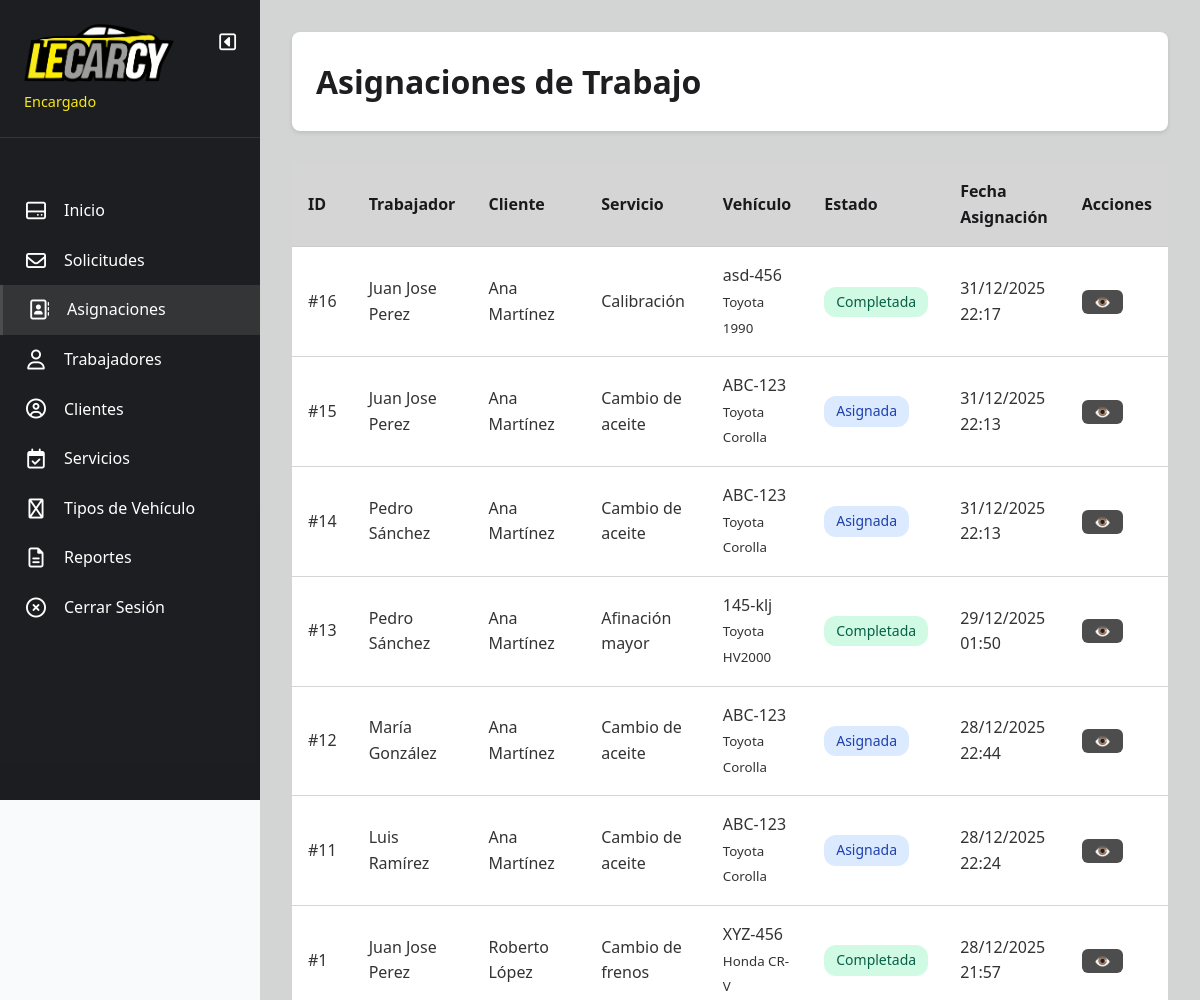
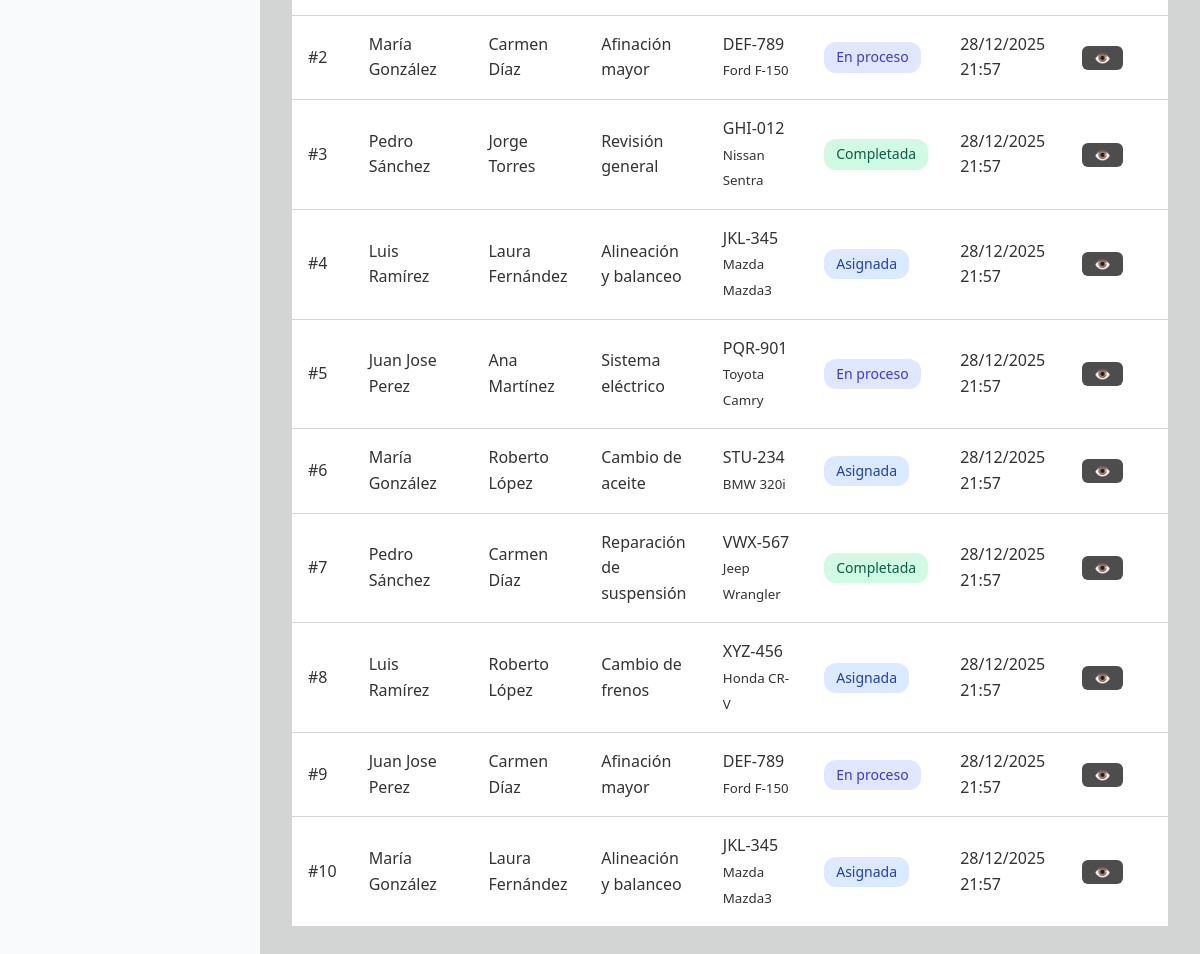
Page /mi_sistema/encargado/asignaciones.php (signed in) on the committed database (2 pictures, top to bottom).
### tables this page shows
CREATE TABLE `asignaciones` (
  `id` int(11) NOT NULL AUTO_INCREMENT,
  `solicitud_id` int(11) NOT NULL,
  `trabajador_id` int(11) NOT NULL,
  `encargado_id` int(11) NOT NULL,
  `fecha_asignacion` datetime DEFAULT current_timestamp(),
  `fecha_inicio` datetime DEFAULT NULL,
  `fecha_finalizacion` datetime DEFAULT NULL,
  `estado` enum('asignada','en_proceso','completada','cancelada') DEFAULT 'asignada',
  `observaciones` text DEFAULT NULL,
  PRIMARY KEY (`id`),
  KEY `solicitud_id` (`solicitud_id`),
  KEY `trabajador_id` (`trabajador_id`),
  KEY `encargado_id` (`encargado_id`),
  CONSTRAINT `asignaciones_ibfk_1` FOREIGN KEY (`solicitud_id`) REFERENCES `solicitudes` (`id`),
  CONSTRAINT `asignaciones_ibfk_2` FOREIGN KEY (`trabajador_id`) REFERENCES `usuarios` (`id`),
  CONSTRAINT `asignaciones_ibfk_3` FOREIGN KEY (`encargado_id`) REFERENCES `usuarios` (`id`)
);

CREATE TABLE `usuarios` (
  `id` int(11) NOT NULL AUTO_INCREMENT,
  `nombre` varchar(100) NOT NULL,
  `email` varchar(100) NOT NULL,
  `password` varchar(255) NOT NULL,
  `telefono` varchar(20) DEFAULT NULL,
  `rol_id` int(11) NOT NULL,
  `fecha_registro` datetime DEFAULT current_timestamp(),
  `activo` tinyint(1) DEFAULT 1,
  PRIMARY KEY (`id`),
  UNIQUE KEY `email` (`email`),
  KEY `rol_id` (`rol_id`),
  CONSTRAINT `usuarios_ibfk_1` FOREIGN KEY (`rol_id`) REFERENCES `roles` (`id`)
);

CREATE TABLE `servicios` (
  `id` int(11) NOT NULL AUTO_INCREMENT,
  `nombre` varchar(100) NOT NULL,
  `descripcion` text DEFAULT NULL,
  `precio_estimado` decimal(10,2) DEFAULT NULL,
  `duracion_estimada` int(11) DEFAULT NULL COMMENT 'Duración en horas',
  `fecha_creacion` datetime DEFAULT current_timestamp(),
  PRIMARY KEY (`id`)
);

CREATE TABLE `solicitudes` (
  `id` int(11) NOT NULL AUTO_INCREMENT,
  `cliente_id` int(11) NOT NULL,
  `tipo_vehiculo_id` int(11) NOT NULL,
  `servicio_id` int(11) NOT NULL,
  `marca_vehiculo` varchar(50) DEFAULT NULL,
  `modelo_vehiculo` varchar(50) DEFAULT NULL,
  `año_vehiculo` int(11) DEFAULT NULL,
  `placa_vehiculo` varchar(20) DEFAULT NULL,
  `descripcion_problema` text DEFAULT NULL,
  `estado` enum('pendiente','asignada','en_proceso','completada','cancelada') DEFAULT 'pendiente',
  `fecha_solicitud` datetime DEFAULT current_timestamp(),
  `fecha_actualizacion` datetime DEFAULT current_timestamp() ON UPDATE current_timestamp(),
  PRIMARY KEY (`id`),
  KEY `cliente_id` (`cliente_id`),
  KEY `tipo_vehiculo_id` (`tipo_vehiculo_id`),
  KEY `servicio_id` (`servicio_id`),
  CONSTRAINT `solicitudes_ibfk_1` FOREIGN KEY (`cliente_id`) REFERENCES `usuarios` (`id`),
  CONSTRAINT `solicitudes_ibfk_2` FOREIGN KEY (`tipo_vehiculo_id`) REFERENCES `tipos_vehiculo` (`id`),
  CONSTRAINT `solicitudes_ibfk_3` FOREIGN KEY (`servicio_id`) REFERENCES `servicios` (`id`)
);

### mi_sistema/encargado/asignaciones.php (the view, shortened to what this page needs)
<?php
$db = Database::getInstance()->getConnection();
$stmt = $db->query("
    SELECT a.*, s.placa_vehiculo, s.marca_vehiculo, s.modelo_vehiculo,
           t.nombre as trabajador_nombre, c.nombre as cliente_nombre,
           srv.nombre as servicio_nombre
    FROM asignaciones a
    INNER JOIN solicitudes s ON a.solicitud_id = s.id
    INNER JOIN usuarios t ON a.trabajador_id = t.id
    INNER JOIN usuarios c ON s.cliente_id = c.id
    INNER JOIN servicios srv ON s.servicio_id = srv.id
    ORDER BY a.fecha_asignacion DESC
");
$asignaciones = $stmt->fetchAll();
?>
<!DOCTYPE html>
<html lang="es">
<head>
    <link rel="stylesheet" href="../assets/css/styles.css">
</head>
<body>
    <div class="dashboard-container">
        <?php include 'includes/sidebar.php'; ?>
        <main class="main-content">
            <header class="content-header">
                <h1>Asignaciones de Trabajo</h1>
            </header>
            <div class="table-container">
                <table>
                    <thead>
                        <tr>
                            <th>ID</th>
                            <th>Trabajador</th>
                            <th>Cliente</th>
                            <th>Servicio</th>
                            <th>Vehículo</th>
                            <th>Estado</th>
                            <th>Fecha Asignación</th>
                            <th>Acciones</th>
                        </tr>
                    </thead>
                    <tbody>
                        <?php foreach ($asignaciones as $asig): ?>
                            <tr>
                                <td>#<?php echo $asig['id']; ?></td>
                                <td><?php echo htmlspecialchars($asig['trabajador_nombre']); ?></td>
                                <td><?php echo htmlspecialchars($asig['cliente_nombre']); ?></td>
                                <td><?php echo htmlspecialchars($asig['servicio_nombre']); ?></td>
                                <td><?php echo htmlspecialchars($asig['placa_vehiculo']); ?><br>
                                    <small><?php echo htmlspecialchars($asig['marca_vehiculo'] . ' ' . $asig['modelo_vehiculo']); ?></small>
                                </td>
                                <td><span
                                        class="badge badge-<?php echo $asig['estado']; ?>"><?php echo ucfirst(str_replace('_', ' ', $asig['estado'])); ?></span>
                                </td>
                                <td><?php echo date('d/m/Y H:i', strtotime($asig['fecha_asignacion'])); ?></td>
                                <td>
                                    <button class="btn btn-sm btn-info"
                                        onclick='verAsignacion(<?php echo json_encode($asig); ?>)'>👁️</button>
                                </td>
                            </tr>
                        <?php endforeach; ?>
                    </tbody>
                </table>
            </div>
        </main>
    </div>
</body>
</html>

### mi_sistema/encargado/includes/sidebar.php (shortened to what this page needs)
<aside class="sidebar" id="sidebar">
    <div class="sidebar-header">
        <div class="logo-container">
            <img src="../assets/img/sector1.png" alt="Logo" width="150px">
        </div>
        <p class="amarillo role-text">Encargado</p>
        <button id="sidebarToggle" class="sidebar-toggle">
            <i class="fa-regular fa-square-caret-left"></i>
        </button>
    </div>
    <nav class="sidebar-nav">
        <a href="dashboard.php"
            class="nav-item <?php echo basename($_SERVER['PHP_SELF']) == 'dashboard.php' ? 'active' : ''; ?>">
            <i class="fa-regular fa-hard-drive"></i>
            <span class="nav-text">Inicio</span>
        </a>
        <a href="solicitudes.php"
            class="nav-item <?php echo basename($_SERVER['PHP_SELF']) == 'solicitudes.php' ? 'active' : ''; ?>">
            <i class="fa-regular fa-envelope"></i>
            <span class="nav-text">Solicitudes</span>
        </a>
        <a href="asignaciones.php"
            class="nav-item <?php echo basename($_SERVER['PHP_SELF']) == 'asignaciones.php' ? 'active' : ''; ?>">
            <i class="fa-regular fa-address-book"></i>
            <span class="nav-text">Asignaciones</span>
        </a>
        <a href="trabajadores.php"
            class="nav-item <?php echo basename($_SERVER['PHP_SELF']) == 'trabajadores.php' ? 'active' : ''; ?>">
            <i class="fa-regular fa-user"></i>
            <span class="nav-text">Trabajadores</span>
        </a>
        <a href="clientes.php"
            class="nav-item <?php echo basename($_SERVER['PHP_SELF']) == 'clientes.php' ? 'active' : ''; ?>">
            <i class="fa-regular fa-circle-user"></i>
            <span class="nav-text">Clientes</span>
        </a>
        <a href="servicios.php"
            class="nav-item <?php echo basename($_SERVER['PHP_SELF']) == 'servicios.php' ? 'active' : ''; ?>">
            <i class="fa-regular fa-calendar-check"></i>
            <span class="nav-text">Servicios</span>
        </a>
        <a href="vehiculos.php"
            class="nav-item <?php echo basename($_SERVER['PHP_SELF']) == 'vehiculos.php' ? 'active' : ''; ?>">
            <i class="fa-regular fa-truck"></i>
            <span class="nav-text">Tipos de Vehículo</span>
        </a>
        <a href="reportes.php"
            class="nav-item <?php echo basename($_SERVER['PHP_SELF']) == 'reportes.php' ? 'active' : ''; ?>">
            <i class="fa-regular fa-file-lines"></i>
            <span class="nav-text">Reportes</span>
        </a>
        <a href="../logout.php" class="nav-item">
            <i class="fa-regular fa-circle-xmark"></i>
            <span class="nav-text">Cerrar Sesión</span>
        </a>
    </nav>
</aside>

### mi_sistema/assets/css/styles.css (style rules this page uses)
* { margin: 0; padding: 0; box-sizing: border-box; }
:root { --primary: #4D4D4D; --secondary: #64748b; --success: #10b981; --warning: #f59e0b; --danger: #ef4444; --info: #4D4D4D; --dark: #040508e5; --light: #c9c9c9c5; --white: #ffffff; --amarillo: #f8ea1b; }
body { font-family: 'Segoe UI', Tahoma, Geneva, Verdana, sans-serif; line-height: 1.6; color: #333; background-color: #f8fafc; }
.dashboard-container { display: flex; min-height: 100vh; }
.sidebar { width: 260px; background: var(--dark); color: var(--white); padding: 0; position: fixed; height: 100vh; overflow-y: auto; }
.sidebar-header { padding: 1.5rem; border-bottom: 1px solid rgba(255, 255, 255, 0.1); }
.sidebar-nav { padding: 1rem 0; }
.nav-item { display: block; padding: 0.75rem 1.5rem; color: var(--white); text-decoration: none; transition: background 0.3s; }
.nav-item:hover, .nav-item.active { background: rgba(255, 255, 255, 0.1); border-left: 3px solid var(--primary); }
.main-content { flex: 1; margin-left: 260px; padding: 2rem; background: var(--light); min-height: 100vh; }
.content-header { display: flex; justify-content: space-between; align-items: center; margin-bottom: 2rem; background: var(--white); padding: 1.5rem; border-radius: 8px; box-shadow: 0 2px 4px rgba(0, 0, 0, 0.1); }
.content-header h1 { color: var(--dark); }
.table-container { overflow-x: auto; }
table { width: 100%; border-collapse: collapse; background: var(--white); }
thead { background: var(--light); }
th, td { padding: 1rem; text-align: left; border-bottom: 1px solid var(--light); }
th { font-weight: 600; color: var(--dark); }
.btn { display: inline-block; padding: 0.5rem 1rem; border: none; border-radius: 6px; cursor: pointer; font-size: 1rem; text-decoration: none; transition: all 0.3s; }
.btn-info { background: var(--info); color: var(--white); }
.btn-sm { padding: 0.25rem 0.75rem; font-size: 0.875rem; }
.badge { display: inline-block; padding: 0.25rem 0.75rem; border-radius: 12px; font-size: 0.875rem; font-weight: 500; }
.badge-asignada { background: #dbeafe; color: #1e40af; }
.badge-en_proceso { background: #e0e7ff; color: #4338ca; }
.badge-completada { background: #d1fae5; color: #065f46; }
.amarillo { color: var(--amarillo); }
.sidebar { transition: width 0.3s ease; z-index: 1000; }
.sidebar-header { margin-bottom: 2rem; padding: 1.5rem; position: relative; }
.logo-container { display: flex; align-items: center; gap: 0.5rem; white-space: nowrap; overflow: hidden; transition: opacity 0.3s ease; }
.role-text { margin-top: 0.5rem; font-size: 0.9rem; transition: opacity 0.3s ease; white-space: nowrap; color: var(--amarillo); }
.sidebar-toggle { background: transparent; border: none; color: var(--white); cursor: pointer; font-size: 1.2rem; padding: 0.5rem; position: absolute; top: 1.5rem; right: 1rem; z-index: 10; }
.nav-item { display: flex; align-items: center; gap: 1rem; white-space: nowrap; overflow: hidden; }
.nav-text { transition: opacity 0.3s ease, width 0.3s ease; }
.nav-item i { font-size: 1.25rem; min-width: 24px; text-align: center; }
.main-content { transition: margin-left 0.3s ease; }

### rows in the picture
asignaciones: id "16", trabajador.nombre "Juan Jose Perez", usuarios.nombre "Ana Martínez", servicios.nombre "Calibración", solicitud.placa_vehiculo "asd-456", solicitud.modelo_vehiculo "Toyota 1990", estado "Completada", fecha_asignacion "31/12/2025 22:17"
asignaciones: id "15", trabajador.nombre "Juan Jose Perez", usuarios.nombre "Ana Martínez", servicios.nombre "Cambio de aceite", solicitud.placa_vehiculo "ABC-123", solicitud.modelo_vehiculo "Toyota Corolla", estado "Asignada", fecha_asignacion "31/12/2025 22:13"
asignaciones: id "14", trabajador.nombre "Pedro Sánchez", usuarios.nombre "Ana Martínez", servicios.nombre "Cambio de aceite", solicitud.placa_vehiculo "ABC-123", solicitud.modelo_vehiculo "Toyota Corolla", estado "Asignada", fecha_asignacion "31/12/2025 22:13"
asignaciones: id "13", trabajador.nombre "Pedro Sánchez", usuarios.nombre "Ana Martínez", servicios.nombre "Afinación mayor", solicitud.placa_vehiculo "145-klj", solicitud.modelo_vehiculo "Toyota HV2000", estado "Completada", fecha_asignacion "29/12/2025 01:50"
asignaciones: id "12", trabajador.nombre "María González", usuarios.nombre "Ana Martínez", servicios.nombre "Cambio de aceite", solicitud.placa_vehiculo "ABC-123", solicitud.modelo_vehiculo "Toyota Corolla", estado "Asignada", fecha_asignacion "28/12/2025 22:44"
asignaciones: id "11", trabajador.nombre "Luis Ramírez", usuarios.nombre "Ana Martínez", servicios.nombre "Cambio de aceite", solicitud.placa_vehiculo "ABC-123", solicitud.modelo_vehiculo "Toyota Corolla", estado "Asignada", fecha_asignacion "28/12/2025 22:24"
asignaciones: id "1", trabajador.nombre "Juan Jose Perez", usuarios.nombre "Roberto López", servicios.nombre "Cambio de frenos", solicitud.placa_vehiculo "XYZ-456", solicitud.modelo_vehiculo "Honda CR-V", estado "Completada", fecha_asignacion "28/12/2025 21:57"
asignaciones: id "2", trabajador.nombre "María González", usuarios.nombre "Carmen Díaz", servicios.nombre "Afinación mayor", solicitud.placa_vehiculo "DEF-789", solicitud.modelo_vehiculo "Ford F-150", estado "En proceso", fecha_asignacion "28/12/2025 21:57"
asignaciones: id "3", trabajador.nombre "Pedro Sánchez", usuarios.nombre "Jorge Torres", servicios.nombre "Revisión general", solicitud.placa_vehiculo "GHI-012", solicitud.modelo_vehiculo "Nissan Sentra", estado "Completada", fecha_asignacion "28/12/2025 21:57"
asignaciones: id "4", trabajador.nombre "Luis Ramírez", usuarios.nombre "Laura Fernández", servicios.nombre "Alineación y balanceo", solicitud.placa_vehiculo "JKL-345", solicitud.modelo_vehiculo "Mazda Mazda3", estado "Asignada", fecha_asignacion "28/12/2025 21:57"
asignaciones: id "5", trabajador.nombre "Juan Jose Perez", usuarios.nombre "Ana Martínez", servicios.nombre "Sistema eléctrico", solicitud.placa_vehiculo "PQR-901", solicitud.modelo_vehiculo "Toyota Camry", estado "En proceso", fecha_asignacion "28/12/2025 21:57"
asignaciones: id "6", trabajador.nombre "María González", usuarios.nombre "Roberto López", servicios.nombre "Cambio de aceite", solicitud.placa_vehiculo "STU-234", solicitud.modelo_vehiculo "BMW 320i", estado "Asignada", fecha_asignacion "28/12/2025 21:57"
asignaciones: id "7", trabajador.nombre "Pedro Sánchez", usuarios.nombre "Carmen Díaz", servicios.nombre "Reparación de suspensión", solicitud.placa_vehiculo "VWX-567", solicitud.modelo_vehiculo "Jeep Wrangler", estado "Completada", fecha_asignacion "28/12/2025 21:57"
asignaciones: id "8", trabajador.nombre "Luis Ramírez", usuarios.nombre "Roberto López", servicios.nombre "Cambio de frenos", solicitud.placa_vehiculo "XYZ-456", solicitud.modelo_vehiculo "Honda CR-V", estado "Asignada", fecha_asignacion "28/12/2025 21:57"
asignaciones: id "9", trabajador.nombre "Juan Jose Perez", usuarios.nombre "Carmen Díaz", servicios.nombre "Afinación mayor", solicitud.placa_vehiculo "DEF-789", solicitud.modelo_vehiculo "Ford F-150", estado "En proceso", fecha_asignacion "28/12/2025 21:57"
asignaciones: id "10", trabajador.nombre "María González", usuarios.nombre "Laura Fernández", servicios.nombre "Alineación y balanceo", solicitud.placa_vehiculo "JKL-345", solicitud.modelo_vehiculo "Mazda Mazda3", estado "Asignada", fecha_asignacion "28/12/2025 21:57"
